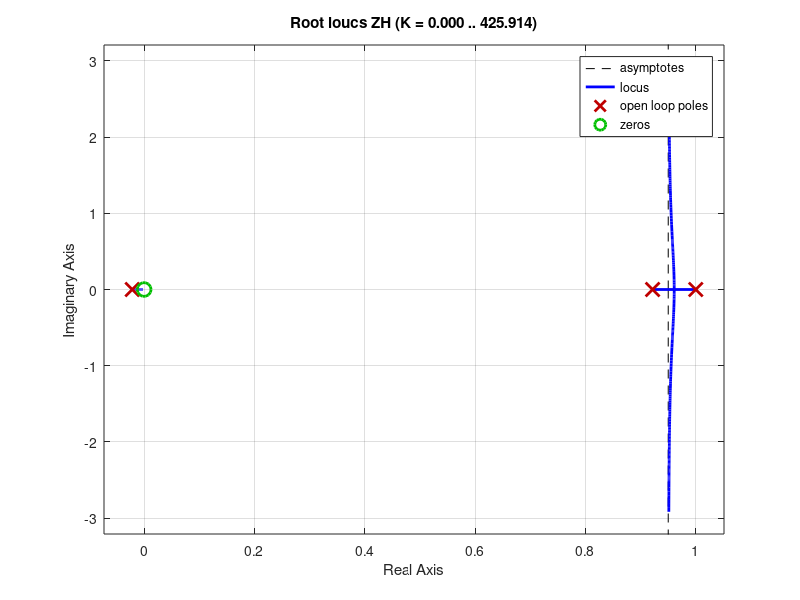

Write MATLAB code to recreate this figure.
%{
Técnicas de Control - Curso 2022/23
 UD1- Ejercicio 3 
Aitor Gude Romero
%}

%***************Definición e inicialización de variables:****************

a1=0; 
a2=0;
b=0;
ts=0.01 %Tiempo de muestreo
den=[1 -a1 -a2] %Denominador de FDT
num=[b]    %Numerador de FDT
phi=[1.6 -0.64 0.04; 1 -0.25 0.25;0.4 -0.04 0.64;1 -0.16 0.16; 1.9 -0.88 0.02] %Matriz de coeficientes
H= tf([1],[1 0],ts) %definimos una funcion realimentacion unitaria

%Recorremos la matriz de coeficientes phi y creamos las diferentes
%funciones de transferencia, ejecutando despues la prueba con entrada
%escalon e imprimiendo la gráfica asi como lugar de las raices
for i=1:5
    a1=phi(i,1)
    a2=phi(i,2)
    b=phi(i,3)
    den=[1 -a1 -a2]
    num=[b]
    Z=tf(num,den,ts)
    polosZ = pole(Z)
    %***************Ânalisis de respuesta escalon**************
    y =step(Z)
    n=length(y);
    k=0:1:n-1;
    stem(k,y);    
    fprintf("Mostrando respuesta escalón en i=%d:,Pulse una tecla para continuar",i)
    pause
    %********************Lugar de las raices***********************
    ZH=feedback(Z, H)
    polos = pole(ZH) 
    moduloPolo = abs(polos)
    fprintf("Mostrando lugar de las raices,pulse una tecla para continuar")
    rlocus(ZH) 
    pause
end
